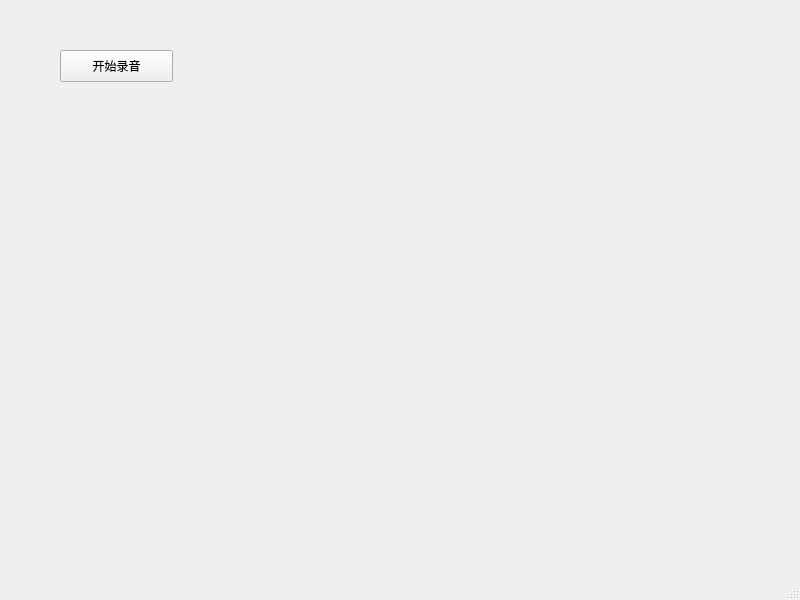
<?xml version="1.0" encoding="UTF-8"?>
<ui version="4.0">
 <class>MainWindow</class>
 <widget class="QMainWindow" name="MainWindow">
  <property name="geometry">
   <rect>
    <x>0</x>
    <y>0</y>
    <width>800</width>
    <height>600</height>
   </rect>
  </property>
  <property name="windowTitle">
   <string>MainWindow</string>
  </property>
  <widget class="QWidget" name="centralwidget">
   <widget class="QPushButton" name="audioButton">
    <property name="geometry">
     <rect>
      <x>60</x>
      <y>50</y>
      <width>113</width>
      <height>32</height>
     </rect>
    </property>
    <property name="text">
     <string>开始录音</string>
    </property>
   </widget>
  </widget>
  <widget class="QMenuBar" name="menubar">
   <property name="geometry">
    <rect>
     <x>0</x>
     <y>0</y>
     <width>800</width>
     <height>24</height>
    </rect>
   </property>
  </widget>
  <widget class="QStatusBar" name="statusbar"/>
 </widget>
 <resources/>
 <connections/>
</ui>
